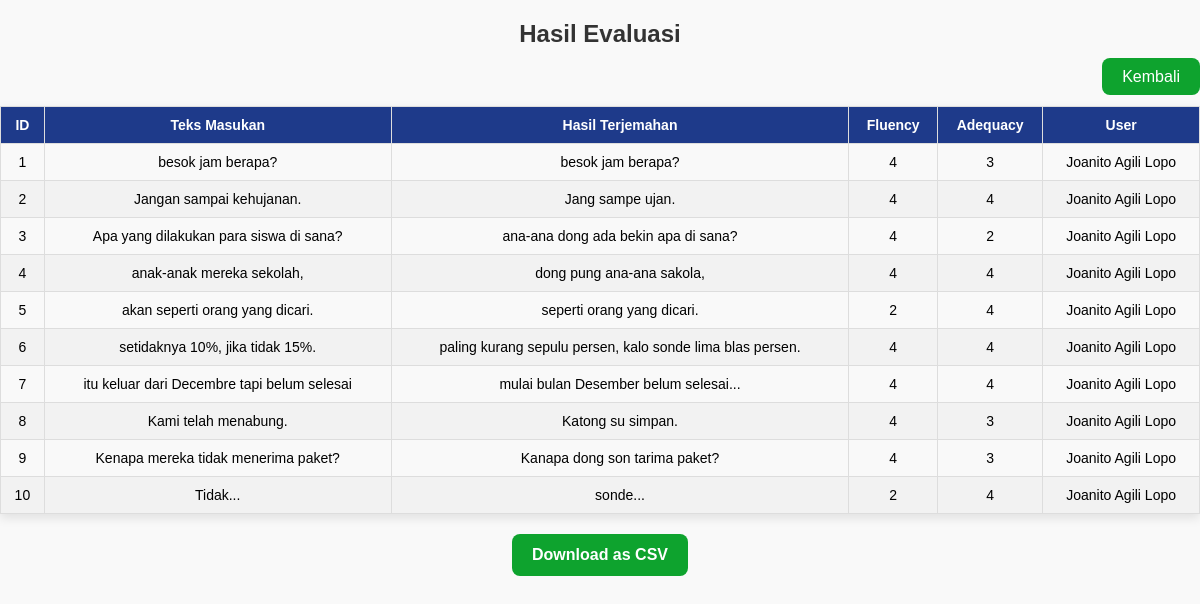
Screenshot of /show_results (signed in) with the database file from the repository.
### models.py (models this page shows, shortened)
class TranslationAnnotation(db.Model):
    id = db.Column(db.Integer, primary_key=True)
    input_text = db.Column(db.String(500), nullable=False)
    translation_text = db.Column(db.String(500), nullable=False)
    fluency = db.Column(db.Integer, nullable=False)
    adequacy = db.Column(db.Integer, nullable=False)
    user_id = db.Column(db.Integer, db.ForeignKey('user.id'), nullable=False)  # Foreign key ke tabel User
    completed = db.Column(db.Boolean, default=False)  # Status anotasi
    user = db.relationship('User', backref='annotations')  # Relasi dengan User

class User(db.Model):
    id = db.Column(db.Integer, primary_key=True, autoincrement=True)
    login = db.Column(db.String(100), nullable=False)
    password = db.Column(db.String(30), nullable=False)
    lastjob = db.Column(db.String(100), nullable=False)
    alamat = db.Column(db.String(100), nullable=False)
    nama = db.Column(db.String(100), nullable=False)
    password_hash = db.Column(db.String(200), nullable=False)
    role = db.Column(db.String(20), default='user')  # Tambahkan kolom role

### app.py (the view)
@app.route('/show_results')
def show_results():
    user_id = session.get('user_id')
    if not user_id:
        return redirect(url_for('login'))
    annotations = TranslationAnnotation.query.filter_by(user_id=user_id).all()
    return render_template('results.html', annotations=annotations)

### app.py (called while the page is built)
@app.context_processor
def utility_processor():
    def find_next_unannotated_index(user_id):
        if not user_id:
            return None  # Kembalikan None jika user_id tidak ada
        for i in range(len(data['inputs'])):
            annotated = TranslationAnnotation.query.filter_by(
                input_text=data['inputs'][i],
                translation_text=data['predictions'][i],
                user_id=user_id,
                completed=True
            ).first()
            if not annotated:
                return i  # Kembalikan indeks data yang belum dianotasi
        return None  # Kembalikan None jika semua data sudah dianotasi
    return dict(find_next_unannotated_index=find_next_unannotated_index)

def is_admin():
    if 'user_id' in session:
        user = User.query.get(session['user_id'])
        return user and user.role == 'admin'
    return False

@app.context_processor
def inject_functions():
    return dict(is_admin=is_admin)

### templates/results.html (shortened to what this page needs)
<!DOCTYPE html>
<html lang="en">
<head>
    <link rel="stylesheet" href="/static/css/style.css">
</head>
<body>
    <h1>Hasil Evaluasi</h1>
    <div class="back-to-index">
        <a href="{{ url_for('index') }}" class="back-button">Kembali</a>
    </div>
    <table>
        <thead>
            <tr>
                <th>ID</th>
                <th>Teks Masukan</th>
                <th>Hasil Terjemahan</th>
                <th>Fluency</th>
                <th>Adequacy</th>
                <th>User</th>
            </tr>
        </thead>
        <tbody>
            {% for annotation in annotations %}
            <tr>
                <td>{{ annotation.id }}</td>
                <td>{{ annotation.input_text }}</td>
                <td>{{ annotation.translation_text }}</td>
                <td>{{ annotation.fluency }}</td>
                <td>{{ annotation.adequacy }}</td>
                <td>{{ annotation.user.nama }}</td>
            </tr>
            {% endfor %}
        </tbody>
    </table>
    <div style="text-align: center; margin-top: 20px;">
        <a href="{{ url_for('download_csv') }}" class="btn-download">Download as CSV</a>
    </div>
</body>
</html>

### static/css/style.css (style rules this page uses)
body { font-family: Arial, sans-serif; margin: 0; padding: 0; background-color: #f9f9f9; }
a { text-decoration: none; color: inherit; transition: 0.2s; }
h1 { text-align: center; color: #333; margin-top: 20px; }
h1 { text-align: center; margin-top: 20px; }
table { width: 90%; margin: 20px auto; border-collapse: collapse; }
table, th, td { border: 1px solid #ddd; }
th, td { padding: 10px; text-align: center; }
th { background-color: #1E3A8A; color: white; }
.btn-download { display: inline-block; padding: 10px 20px; background-color: #22C55E; color: white; text-decoration: none; border-radius: 5px; font-size: 16px; font-weight: bold; transition: background-color 0.3s ease, transform 0.2s ease; }
.back-to-index { margin-top: 20px; text-align: right; }
.back-button { padding: 10px 20px; background-color: #4CAF50; color: white; text-decoration: none; border-radius: 5px; font-size: 16px; }
h1 { text-align: center; margin: 20px 0; font-size: 24px; color: #333; }
.back-to-index { margin: 10px 0 20px; text-align: right; }
.back-button { text-decoration: none; padding: 10px 20px; color: #ffffff; background-color: #0ea32e; border-radius: 8px; transition: background 0.3s ease, transform 0.2s ease; }
table { width: 100%; border-collapse: collapse; box-shadow: 0px 4px 10px rgba(0, 0, 0, 0.1); }
th, td { padding: 10px; text-align: center; font-size: 14px; }
tbody tr:nth-child(even) { background-color: #f2f2f2; }
.btn-download { display: inline-block; text-decoration: none; padding: 12px 20px; color: #ffffff; background-color: #0ea32e; border-radius: 8px; transition: background 0.3s ease, transform 0.2s ease; }

### rows the page displays
TranslationAnnotation: id "1", input_text "besok jam berapa?", translation_text "besok jam berapa?", fluency "4", adequacy "3", user.nama "Joanito Agili Lopo"
TranslationAnnotation: id "2", input_text "Jangan sampai kehujanan.", translation_text "Jang sampe ujan.", fluency "4", adequacy "4", user.nama "Joanito Agili Lopo"
TranslationAnnotation: id "3", input_text "Apa yang dilakukan para siswa di sana?", translation_text "ana-ana dong ada bekin apa di sana?", fluency "4", adequacy "2", user.nama "Joanito Agili Lopo"
TranslationAnnotation: id "4", input_text "anak-anak mereka sekolah,", translation_text "dong pung ana-ana sakola,", fluency "4", adequacy "4", user.nama "Joanito Agili Lopo"
TranslationAnnotation: id "5", input_text "akan seperti orang yang dicari.", translation_text "seperti orang yang dicari.", fluency "2", adequacy "4", user.nama "Joanito Agili Lopo"
TranslationAnnotation: id "6", input_text "setidaknya 10%, jika tidak 15%.", translation_text "paling kurang sepulu persen, kalo sonde lima blas persen.", fluency "4", adequacy "4", user.nama "Joanito Agili Lopo"
TranslationAnnotation: id "7", input_text "itu keluar dari Decembre tapi belum selesai", translation_text "mulai bulan Desember belum selesai...", fluency "4", adequacy "4", user.nama "Joanito Agili Lopo"
TranslationAnnotation: id "8", input_text "Kami telah menabung.", translation_text "Katong su simpan.", fluency "4", adequacy "3", user.nama "Joanito Agili Lopo"
TranslationAnnotation: id "9", input_text "Kenapa mereka tidak menerima paket?", translation_text "Kanapa dong son tarima paket?", fluency "4", adequacy "3", user.nama "Joanito Agili Lopo"
TranslationAnnotation: id "10", input_text "Tidak...", translation_text "sonde...", fluency "2", adequacy "4", user.nama "Joanito Agili Lopo"
